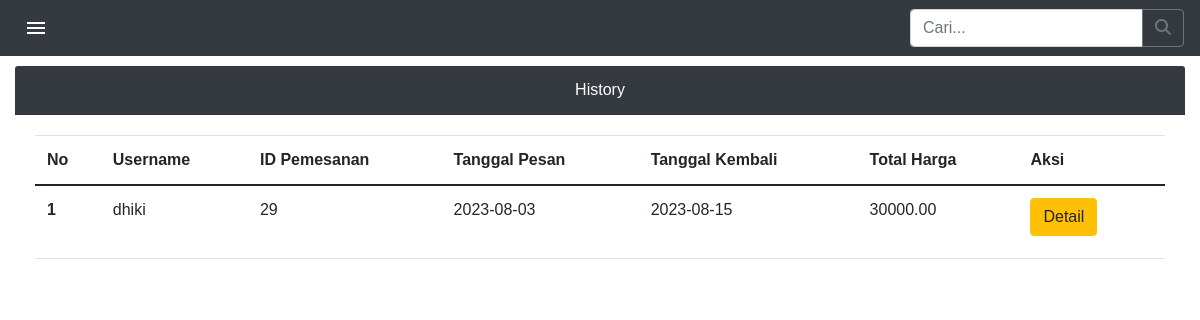
Page /Admin/history.php on the committed database.
### tables this page shows
CREATE TABLE `sewa` (
  `id` int(11) NOT NULL,
  `id_pemesanan` int(25) NOT NULL,
  `idUser` int(11) NOT NULL,
  `idBarang` int(11) NOT NULL,
  `nama_barang` varchar(50) NOT NULL,
  `jumlah` int(11) NOT NULL,
  `lama_sewa_start` date DEFAULT NULL,
  `lama_sewa_end` date DEFAULT NULL,
  `total_harga` int(11) NOT NULL,
  `idPesanan` int(11) NOT NULL
);

CREATE TABLE `user` (
  `id` int(11) NOT NULL,
  `email` varchar(50) NOT NULL,
  `nama` varchar(30) NOT NULL,
  `username` varchar(25) NOT NULL,
  `password` varchar(1000) NOT NULL,
  `no_hp` int(12) NOT NULL,
  `jns_klmn` varchar(12) NOT NULL,
  `tgl` date DEFAULT NULL,
  `alamat` varchar(50) NOT NULL,
  `role` int(11) NOT NULL,
  `kode` int(10) DEFAULT NULL
);

CREATE TABLE `pesanan` (
  `idPesanan` int(11) NOT NULL,
  `idUser` int(11) NOT NULL,
  `tanggalPesan` date NOT NULL,
  `totalHarga` decimal(10,2) NOT NULL,
  `status` varchar(20) NOT NULL DEFAULT 'pending'
);

### Admin/history.php (the view, shortened to what this page needs)
<!DOCTYPE html>
<html lang="en">
<head>
    <link href="https://cdn.jsdelivr.net/npm/bootstrap@5.0.2/dist/css/bootstrap.min.css" rel="stylesheet">
    <link href="css/bootstrap.min.css" rel="stylesheet">
    <link href="css/simple-sidebar.css" rel="stylesheet">
    <link rel="stylesheet" type="text/css" href="css/common.css">
</head>
<body>
    <div id="main-wrapper">
        <div id="main-content">
            <nav class="navbar navbar-expand-lg navbar-dark bg-dark">
				<ul class="navbar-nav  d-flex align-items-center ">
			      <li class="nav-item active mobile-view">
			        <a class="nav-link d-flex align-items-center" href="#menu-toggle"  id="menu-toggle">
			        	<i class="material-icons">menu</i>
			        	<span class="sr-only">(current)</span></a>
			      </li>
			  	</ul>
                  <form class="form-inline ml-auto">
                    <div class="input-group">
                        <input type="text" class="form-control" placeholder="Cari...">
                        <div class="input-group-append">
                            <button class="btn btn-outline-secondary" type="button">
                                <i class="fas fa-search"></i>
                            </button>
                        </div>
                    </div>
                </form>
			</nav>
            <div class="container-fluid">
                <div class="card-header text-white bg-dark text-lg-center">
                    History
                </div>
                <div class="card-body">
                    <table class="table">
                        <thead>
                            <tr>
                                <th scope="col">No</th>
                                <th scope="col">Username</th>
                                <th scope="col">ID Pemesanan</th>
                                <th scope="col">Tanggal Pesan</th>
                                <th scope="col">Tanggal Kembali</th>
                                <th scope="col">Total Harga</th>
                                <th scope="col">Aksi</th>
                            </tr>
                        </thead>
                        <tbody>
                            <?php
                            include "../koneksi.php";
                            $sql = "SELECT
                            pesanan.idPesanan, pesanan.idUser, pesanan.tanggalPesan, pesanan.totalHarga, pesanan.status,
                            user.id, user.username, sewa.idUser, sewa.nama_barang, sewa.jumlah, sewa.lama_sewa_start, sewa.lama_sewa_end
                            FROM pesanan INNER JOIN user ON pesanan.idUser = user.id INNER JOIN sewa ON sewa.idUser = user.id WHERE pesanan.status = 'done'
                            ORDER BY user.username ASC LIMIT 1;";
                            $query = mysqli_query($koneksi, $sql);
                            $urut = 1;
                            while ($result = mysqli_fetch_array($query)) {
                                $username = $result['username'];
                                $id = $result['id'];
                                $tgl_ambil = $result['tanggalPesan'];
                                $tgl_kembali = $result['lama_sewa_end'];
                                $harga = $result['totalHarga'];
                            ?>
                                <tr>
                                    <th scope="row"><?php echo $urut++; ?></th>
                                    <td scope="row"><?php echo $username; ?></td>
                                    <td scope="row"><?php echo $id; ?></td>
                                    <td scope="row"><?php echo $tgl_ambil; ?></td>
                                    <td scope="row"><?php echo $tgl_kembali; ?></td>
                                    <td scope="row"><?php echo $harga; ?></td>
                                    <td scope="row">
                                        <button type="button" class="btn btn-warning" data-bs-toggle="modal" data-bs-target="#view">
                                            Detail
                                        </button>
                                    </td>
                                </tr>
                            <?php
                            }
                            ?>
                        </tbody>
                    </table>
                </div>
            </div>
            </div>
        </div>
</body>
</html>

### Admin/css/simple-sidebar.css (style rules this page uses)
body { overflow-x: hidden; }
#main-wrapper { padding-left: 0; -webkit-transition: all 0.5s ease; -moz-transition: all 0.5s ease; -o-transition: all 0.5s ease; transition: all 0.5s ease; }
#main-content { width: 100%; position: absolute; }
@media (min-width:768px) { #main-wrapper { padding-left: 0; } }
@media (min-width:768px) { #main-content { position: relative; } }

### Admin/css/common.css (style rules this page uses)
body { font-family: 'Poppins', sans-serif; }

### Admin/history.php (style rules this page uses)
.card-header { margin-top : 10px; }
td button { margin-right: 10px; margin-bottom: 10px; }

### rows in the picture
sewa: idUser.username "dhiki", idUser "29", idPesanan.tanggalPesan "2023-08-03", lama_sewa_end "2023-08-15", idPesanan.totalHarga "30000.00"
